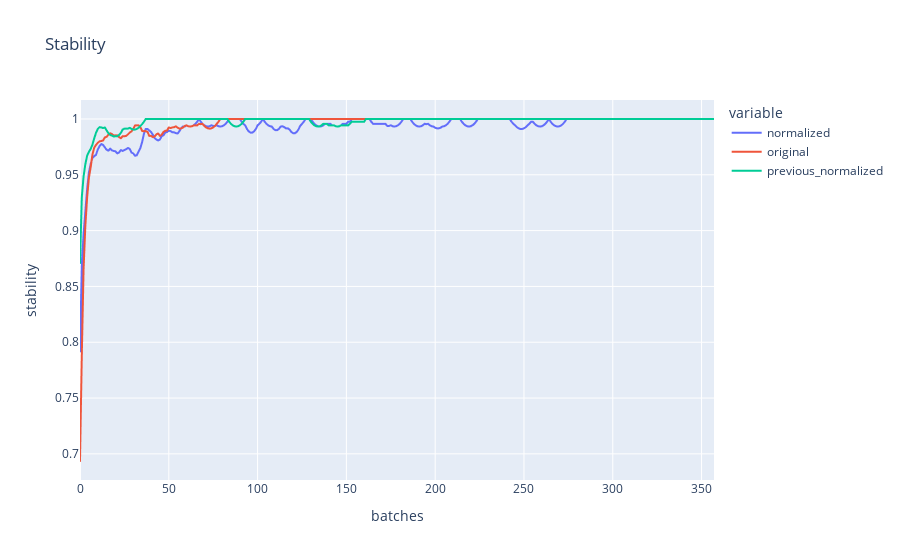

Source (notebook cell):
### Code cell
col = ["normalized", "original", "previous_normalized"]
data = {"normalized":fires_cuda_stability, "original": fires_stability, "previous_normalized":fires_pre_stability}
df = pd.DataFrame(data, columns=col)
fig = px.line(df, title="Stability", labels={"index":"batches", "value":"stability"})
fig.show()

### Figure 1 — Plotly figure (JSON) as saved in the notebook; plotly's stock layout.template omitted (floating-point values rounded to 4 significant figures; data arrays with more than 128 entries replaced by an {"elided": "..."} marker saying what was removed)
{"data": [{"hovertemplate": "variable=normalized<br>batches=%{x}<br>stability=%{y}<extra></extra>", "legendgroup": "normalized", "line": {"color": "#636efa", "dash": "solid"}, "mode": "lines", "name": "normalized", "showlegend": true, "type": "scattergl", "x": {"elided": "358 int values"}, "xaxis": "x", "y": {"elided": "358 float values"}, "yaxis": "y"}, {"hovertemplate": "variable=original<br>batches=%{x}<br>stability=%{y}<extra></extra>", "legendgroup": "original", "line": {"color": "#EF553B", "dash": "solid"}, "mode": "lines", "name": "original", "showlegend": true, "type": "scattergl", "x": {"elided": "358 int values"}, "xaxis": "x", "y": {"elided": "358 float values"}, "yaxis": "y"}, {"hovertemplate": "variable=previous_normalized<br>batches=%{x}<br>stability=%{y}<extra></extra>", "legendgroup": "previous_normalized", "line": {"color": "#00cc96", "dash": "solid"}, "mode": "lines", "name": "previous_normalized", "showlegend": true, "type": "scattergl", "x": {"elided": "358 int values"}, "xaxis": "x", "y": {"elided": "358 float values"}, "yaxis": "y"}], "layout": {"legend": {"title": {"text": "variable"}, "tracegroupgap": 0}, "title": {"text": "Stability"}, "xaxis": {"anchor": "y", "domain": [0, 1], "title": {"text": "batches"}}, "yaxis": {"anchor": "x", "domain": [0, 1], "title": {"text": "stability"}}}}
